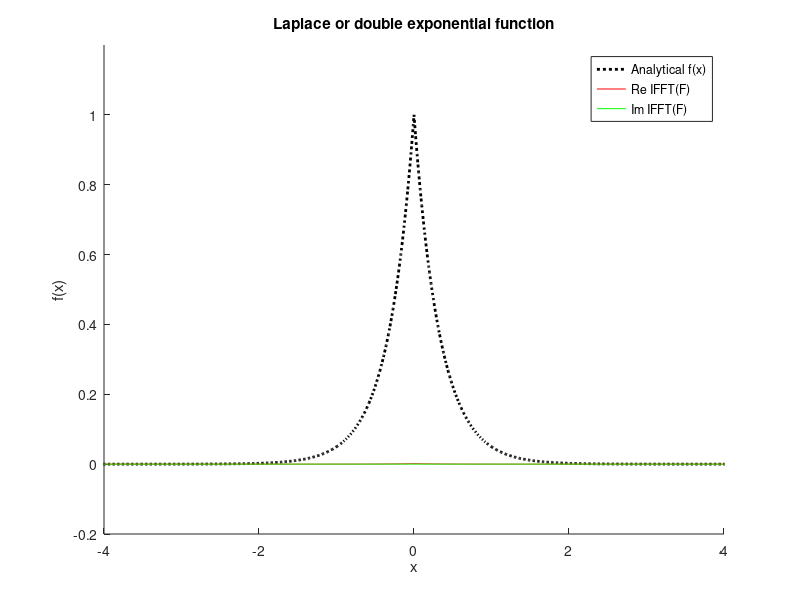
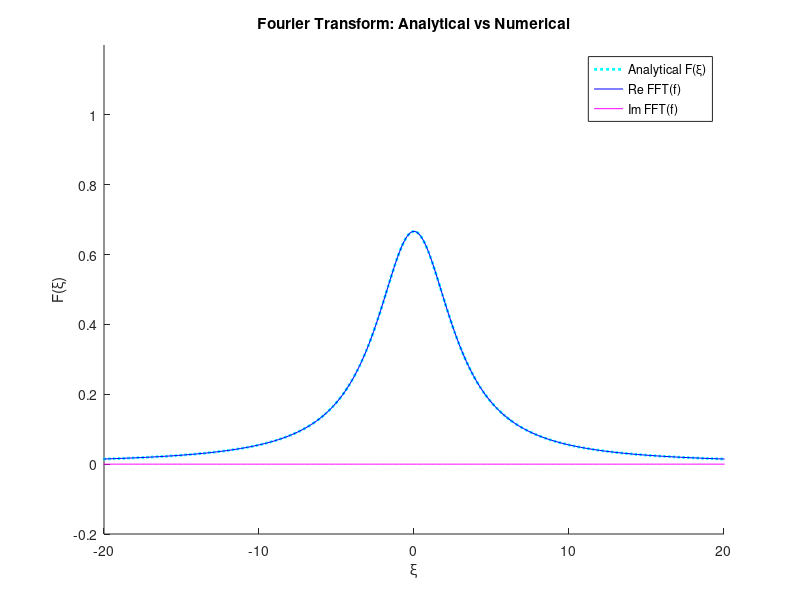
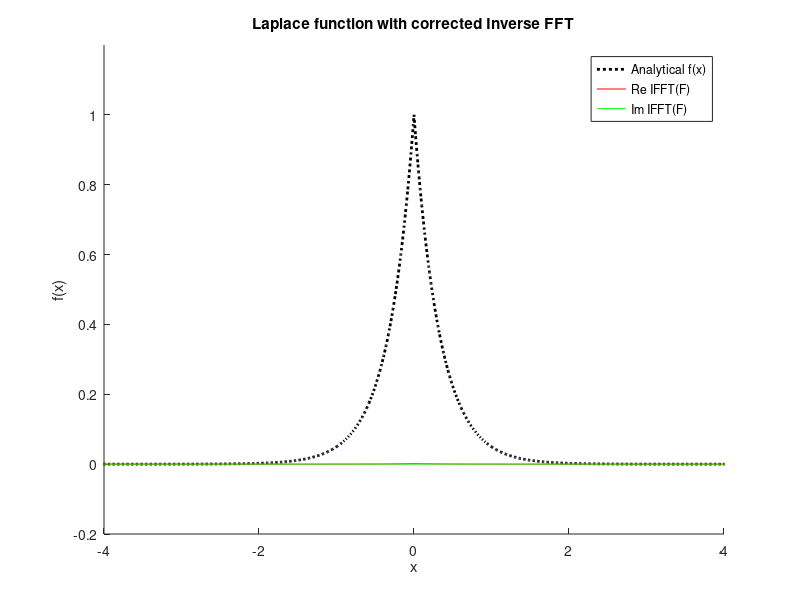
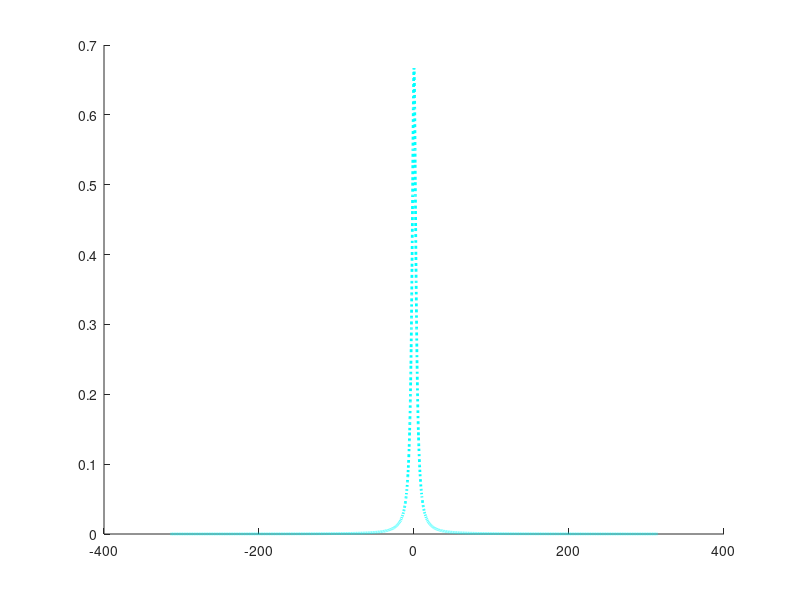

Reproduce these figures in MATLAB, in order. (Note: this script raises an error after producing the figures.)
%% Check numerically the Fourier pair Laplace <-> Lorentzian

% Grids in real and Fourier space
N = 4096;                % Increase grid size for better resolution
Dx = 0.01;               % Grid step in real space
Lx = N * Dx;             % Upper truncation limit in real space
Dxi = 2 * pi / Lx;       % Grid step in Fourier space
x = Dx * (-N/2:N/2-1);   % Grid in real space
xi = Dxi * (-N/2:N/2-1); % Grid in Fourier space

% Analytical expressions
lambda = 3;                              % Activity or rate parameter
fa = exp(-lambda * abs(x));              % Laplace (real space)
Fa = 2 * lambda ./ (xi.^2 + lambda^2);   % Lorentzian (Fourier space)

% Numerical Fourier Transform: Properly Scaled
Fn = fftshift(fft(ifftshift(fa))) * Dx;   % Fourier Transform of fa -> Fourier space
fn = fftshift(ifft(ifftshift(Fa))) * Dxi; % Inverse Fourier Transform of Fa -> Real space

% Check scaling
disp(['Sum of fa: ', num2str(sum(fa) * Dx)]);
disp(['Sum of real(fn): ', num2str(sum(real(fn)) * Dx)]);

% Plot 1: Real-space function (fa) and its numerical inverse FFT
figure(1), clf, hold on
plot(x, fa, 'k:', 'LineWidth', 2, 'DisplayName', 'Analytical f(x)')
plot(x, real(fn), 'r', 'DisplayName', 'Re IFFT(F)')
plot(x, imag(fn), 'g', 'DisplayName', 'Im IFFT(F)')
axis([-4 4 -0.2 1.2])  % Adjust scale
xlabel('x'), ylabel('f(x)')
legend('show')
title('Laplace or double exponential function')

% Plot 2: Fourier-space function (Fa) and its numerical FFT
figure(2), clf, hold on
plot(xi, Fa, 'c:', 'LineWidth', 2, 'DisplayName', 'Analytical F(\xi)')
plot(xi, real(Fn), 'b', 'DisplayName', 'Re FFT(f)')
plot(xi, imag(Fn), 'm', 'DisplayName', 'Im FFT(f)')
axis([-20 20 -0.2 1.2])  % Adjust scale
xlabel('\xi'), ylabel('F(\xi)')
legend('show')
title('Fourier Transform: Analytical vs Numerical')

% Plot 3: Real-space function (fa) and its numerical inverse FFT
figure(3), clf, hold on
plot(x, fa, 'k:', 'LineWidth', 2, 'DisplayName', 'Analytical f(x)')
plot(x, real(fn), 'r', 'DisplayName', 'Re IFFT(F)')
plot(x, imag(fn), 'g', 'DisplayName', 'Im IFFT(F)')
axis([-4 4 -0.2 1.2])  % Adjust scale
xlabel('x'), ylabel('f(x)')
legend('show')
title('Laplace function with corrected Inverse FFT')

% Plot 4: Fourier-space function (Fa) and its numerical scaled FFT
figure(4), clf, hold on
plot(xi, Fa, 'c:', 'LineWidth', 2, 'DisplayName', 'Analytical F(\xi)')
plot(xi, real(Fn1), 'b', 'DisplayName', 'Re FFT(f) (scaled)')
plot(xi, imag(Fn1), 'm', 'DisplayName', 'Im FFT(f) (scaled)')
axis([-20 20 -0.2 1.2])  % Adjust scale
xlabel('\xi'), ylabel('F(\xi)')
legend('show')
title('Fourier Transform with scaled FFT')
